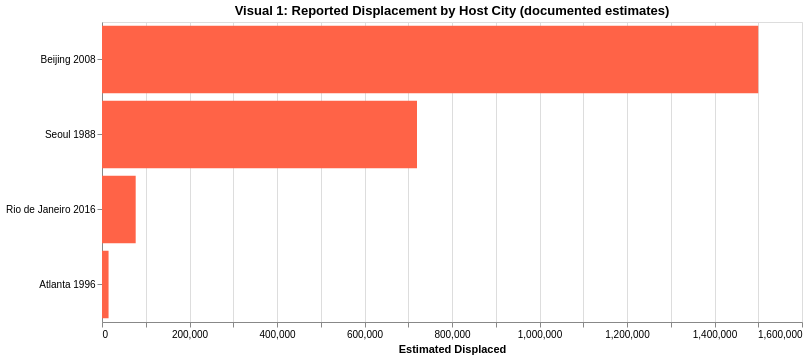

The notebook cell saved with this chart:
### Markdown cell above
## Hypothesis: Olympic Hosting and Reported Displacement

**Hypothesis:** Hosting the Summer Olympic Games is associated with substantial reported population displacement.

### Code cell
# Visual 1: Reported displacement by host city (documented estimates only)
d1 = known.copy()
d1['city_label'] = d1['host_city'] + ' ' + d1['games_year'].astype(str)

v1 = alt.Chart(d1).mark_bar(color='tomato').encode(
    x=alt.X('estimated_displaced_people_norm:Q',
            title='Estimated Displaced'),
    y=alt.Y('city_label:N', title='', sort='-x'),
    tooltip=[
        'host_city:N', 'games_year:Q',
        alt.Tooltip('estimated_displaced_people:Q', format=',', title='Reported value'),
        'estimate_unit:N', 'source_short:N'
    ]
).properties(
    width=700, height=300,
    title='Visual 1: Reported Displacement by Host City (documented estimates)'
)
v1.display()

### Figure 1 — Vega-Lite specification as saved in the notebook (floating-point values rounded to 4 significant figures)
{"config": {"view": {"continuousWidth": 300, "continuousHeight": 300}}, "data": {"name": "data-24fc9388d32eb575a09e07208b5219ca"}, "mark": {"type": "bar", "color": "tomato"}, "encoding": {"tooltip": [{"field": "host_city", "type": "nominal"}, {"field": "games_year", "type": "quantitative"}, {"field": "estimated_displaced_people", "format": ",", "title": "Reported value", "type": "quantitative"}, {"field": "estimate_unit", "type": "nominal"}, {"field": "source_short", "type": "nominal"}], "x": {"field": "estimated_displaced_people_norm", "title": "Estimated Displaced", "type": "quantitative"}, "y": {"field": "city_label", "sort": "-x", "title": "", "type": "nominal"}}, "height": 300, "title": "Visual 1: Reported Displacement by Host City (documented estimates)", "width": 700, "$schema": "https://vega.github.io/schema/vega-lite/v5.8.0.json", "datasets": {"data-24fc9388d32eb575a09e07208b5219ca": [{"games_year": 1988, "host_city": "Seoul", "country": "South Korea", "estimated_displaced_people": 720000.0, "estimate_unit": "people", "source_short": "COHRE 2007", "source_title": "Fair Play for Housing Rights: Mega-Events Olympic Games and Housing Rights", "notes": "Point estimate reported in COHRE report for Olympic-related displacement context.", "estimated_displaced_people_norm": 720000.0, "has_estimate": true, "event_label": "Seoul Summer Olympics", "city_label": "Seoul 1988"}, {"games_year": 1996, "host_city": "Atlanta", "country": "United States", "estimated_displaced_people": 15000.0, "estimate_unit": "people", "source_short": "COHRE 2007", "source_title": "Fair Play for Housing Rights: Mega-Events Olympic Games and Housing Rights", "notes": "Commonly cited estimate; verify against the Atlanta background paper citation in report text.", "estimated_displaced_people_norm": 15000.0, "has_estimate": true, "event_label": "Atlanta Summer Olympics", "city_label": "Atlanta 1996"}, {"games_year": 2008, "host_city": "Beijing", "country": "China", "estimated_displaced_people": 1500000.0, "estimate_unit": "people", "source_short": "COHRE 2007", "source_title": "Fair Play for Housing Rights: Mega-Events Olympic Games and Housing Rights", "notes": "Point estimate commonly cited in COHRE-era summaries; verify exact wording in archived report.", "estimated_displaced_people_norm": 1500000.0, "has_estimate": true, "event_label": "Beijing Summer Olympics", "city_label": "Beijing 2008"}, {"games_year": 2016, "host_city": "Rio de Janeiro", "country": "Brazil", "estimated_displaced_people": 22000.0, "estimate_unit": "families", "source_short": "Comite Popular Rio 2014", "source_title": "Dossie Megaeventos e Violacoes dos Direitos Humanos no Rio de Janeiro", "notes": "Estimate is reported as affected/removed families across Copa+Olimpiadas period.", "estimated_displaced_people_norm": 77000.0, "has_estimate": true, "event_label": "Rio Summer Olympics", "city_label": "Rio de Janeiro 2016"}]}}
